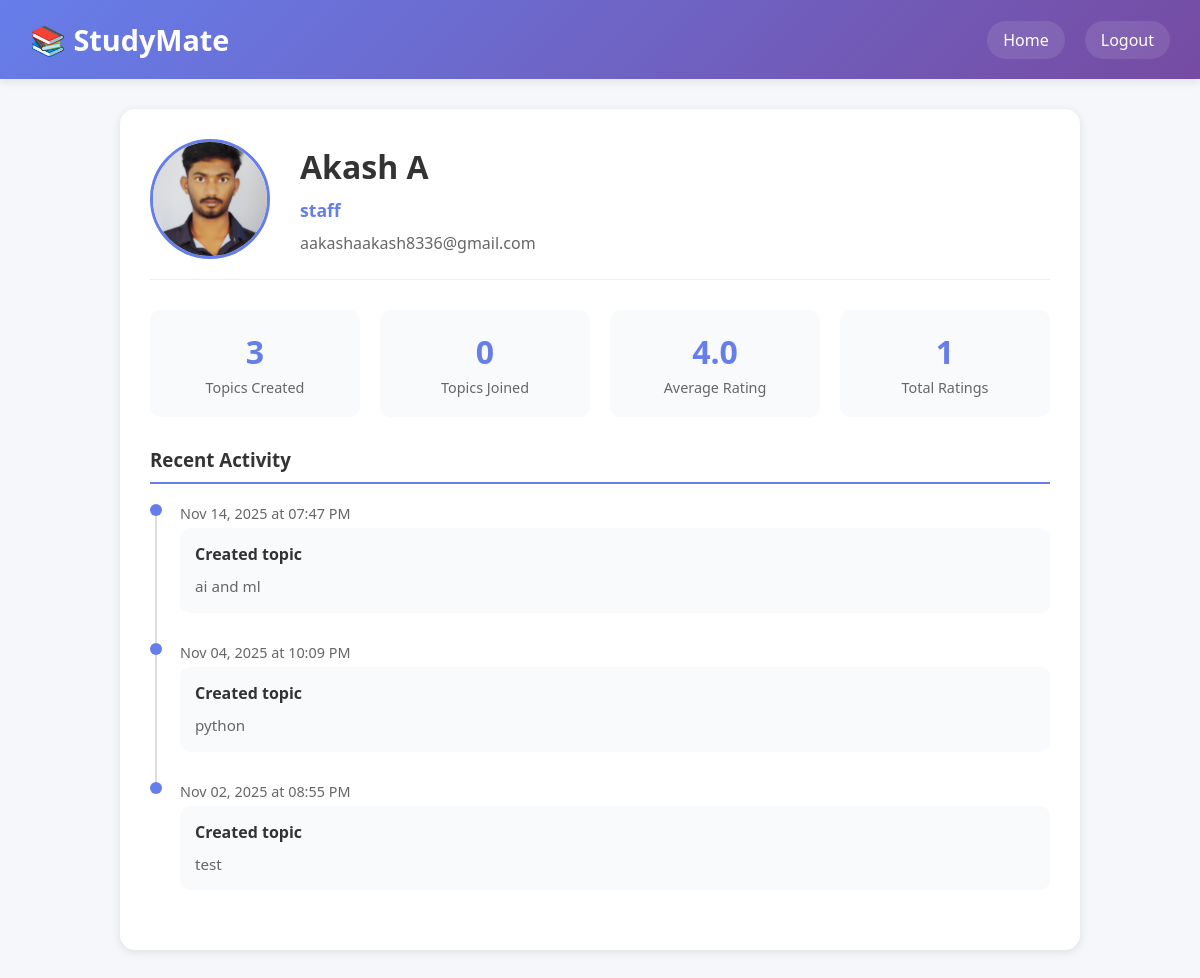
/profile/aakashaakash8336@gmail.com (signed in), run on the app's committed database.
### tables this page shows
CREATE TABLE users (
                id INTEGER PRIMARY KEY AUTOINCREMENT,
                username TEXT UNIQUE NOT NULL,
                password TEXT NOT NULL,
                profession TEXT NOT NULL,
                name TEXT NOT NULL,
                bio TEXT,
                avatar TEXT,
                email_verified INTEGER DEFAULT 0
            , role TEXT NOT NULL DEFAULT 'student', mobile TEXT, mobile_verified INTEGER DEFAULT 0);

CREATE TABLE topics (
                id INTEGER PRIMARY KEY AUTOINCREMENT,
                title TEXT NOT NULL,
                description TEXT NOT NULL,
                duration TEXT NOT NULL,
                created_by INTEGER NOT NULL,
                created_at TIMESTAMP DEFAULT CURRENT_TIMESTAMP,
                scheduled_datetime TEXT,
                category TEXT,
                status TEXT DEFAULT 'active',
                is_archived INTEGER DEFAULT 0,
                FOREIGN KEY (created_by) REFERENCES users(id) ON DELETE CASCADE
            );

### routes/profile.py (the view)
@profile_bp.route('/profile/<username>')
def view_profile(username):
    if 'user' not in session:
        return redirect(url_for('landing'))
    conn = sqlite3.connect(DB_NAME)
    c = conn.cursor()
    c.execute("SELECT * FROM users WHERE username = ?", (username,))
    user_data = c.fetchone()
    if not user_data:
        conn.close()
        return "User not found", 404
    user = {
        'id': user_data[0],
        'username': user_data[1],
        'profession': user_data[3],
        'name': user_data[4]
    }
    stats = {}
    c.execute("SELECT COUNT(*) FROM topics WHERE created_by = ?", (user['id'],))
    stats['topics_created'] = c.fetchone()[0]
    c.execute("SELECT COUNT(*) FROM willingness WHERE user_id = ?", (user['id'],))
    stats['topics_joined'] = c.fetchone()[0]
    c.execute("""
        SELECT ROUND(AVG(r.rating), 2), COUNT(r.id)
        FROM topics t
        LEFT JOIN ratings r ON t.id = r.topic_id
        WHERE t.created_by = ?
    """, (user['id'],))
    avg_rating, total_ratings = c.fetchone()
    stats['avg_rating'] = avg_rating or 0.0
    stats['total_ratings'] = total_ratings or 0
    activities = []
    c.execute("""
        SELECT 'Created topic', title, created_at, id
        FROM topics
        WHERE created_by = ?
        ORDER BY created_at DESC
        LIMIT 5
    """, (user['id'],))
    for action, title, date, topic_id in c.fetchall():
        try:
            dt = datetime.strptime(str(date), '%Y-%m-%d %H:%M:%S')
            friendly_date = dt.strftime('%b %d, %Y at %I:%M %p')
        except:
            friendly_date = str(date)
        activities.append({
            'date': friendly_date,
            'title': action,
            'description': title
        })
    c.execute("""
        SELECT 'Joined topic', t.title, w.created_at, t.id
        FROM willingness w
        JOIN topics t ON w.topic_id = t.id
        WHERE w.user_id = ?
        ORDER BY w.created_at DESC
        LIMIT 5
    """, (user['id'],))
    for action, title, date, topic_id in c.fetchall():
        try:
            dt = datetime.strptime(str(date), '%Y-%m-%d %H:%M:%S')
            friendly_date = dt.strftime('%b %d, %Y at %I:%M %p')
        except:
            friendly_date = str(date)
        activities.append({
            'date': friendly_date,
            'title': action,
            'description': title
        })
    activities.sort(key=lambda x: datetime.strptime(x['date'], '%b %d, %Y at %I:%M %p'), reverse=True)
    activities = activities[:5]  # Keep only 5 most recent
    conn.close()
    is_own_profile = session['user']['username'] == username
    avatar_path = os.path.join(UPLOAD_FOLDER, f"{username}.jpg")
    avatar_url = f"/static/avatars/{username}.jpg" if os.path.exists(avatar_path) else None
    return render_template('profile.html',
                         user=user,
                         stats=stats,
                         activities=activities,
                         is_own_profile=is_own_profile,
                         avatar_url=avatar_url)

### templates/profile.html (shortened to what this page needs)
<!DOCTYPE html>
<html lang="en">
<head>
</head>
<body>
    <div class="header">
        <h2>📚 StudyMate</h2>
        <div class="nav-links">
            <a href="{{ url_for('home') }}" class="nav-link">Home</a>
            <a href="{{ url_for('logout') }}" class="nav-link">Logout</a>
        </div>
    </div>
    <div class="container">
        <div class="profile-card">
            <div class="profile-header">
                <img src="{{ avatar_url or url_for('static', filename='avatars/default.png') }}" alt="Profile Picture" class="avatar">
                <div class="profile-info">
                    <h1>{{ user.name }}</h1>
                    <div class="profession">{{ user.profession }}</div>
                    <p style="color: #666; margin-top: 10px;">{{ user.username }}</p>
                </div>
            </div>
            <div class="stats-grid">
                <div class="stat-card">
                    <div class="number">{{ stats.topics_created }}</div>
                    <div class="label">Topics Created</div>
                </div>
                <div class="stat-card">
                    <div class="number">{{ stats.topics_joined }}</div>
                    <div class="label">Topics Joined</div>
                </div>
                <div class="stat-card">
                    <div class="number">{{ '%.1f'|format(stats.avg_rating|float) }}</div>
                    <div class="label">Average Rating</div>
                </div>
                <div class="stat-card">
                    <div class="number">{{ stats.total_ratings }}</div>
                    <div class="label">Total Ratings</div>
                </div>
            </div>
            <div class="activity-timeline">
                <h3 class="section-title">Recent Activity</h3>
                {% if activities %}
                    {% for activity in activities %}
                    <div class="timeline-item">
                        <div class="timeline-date">{{ activity.date }}</div>
                        <div class="timeline-content">
                            <div class="timeline-title">{{ activity.title }}</div>
                            <div class="timeline-description">{{ activity.description }}</div>
                        </div>
                    </div>
                    {% endfor %}
                {% else %}
                    <p style="color: #666; text-align: center; padding: 20px;">No recent activity</p>
                {% endif %}
            </div>
        </div>
    </div>
</body>
</html>

### templates/profile.html (style rules this page uses)
* { margin: 0; padding: 0; box-sizing: border-box; }
body { font-family: 'Segoe UI', Tahoma, Geneva, Verdana, sans-serif; background: #f5f7fa; min-height: 100vh; }
.header { background: linear-gradient(135deg, #667eea 0%, #764ba2 100%); color: white; padding: 20px 30px; display: flex; justify-content: space-between; align-items: center; box-shadow: 0 2px 10px rgba(0, 0, 0, 0.1); }
.header h2 { font-size: 1.8em; }
.container { max-width: 1000px; margin: 30px auto; padding: 0 20px; }
.profile-card { background: white; border-radius: 15px; padding: 30px; box-shadow: 0 2px 10px rgba(0, 0, 0, 0.1); margin-bottom: 30px; }
.profile-header { display: flex; align-items: center; gap: 30px; margin-bottom: 30px; padding-bottom: 20px; border-bottom: 1px solid #eee; }
.avatar { width: 120px; height: 120px; border-radius: 60px; object-fit: cover; border: 3px solid #667eea; }
.profile-info h1 { color: #333; margin-bottom: 10px; }
.profile-info .profession { color: #667eea; font-size: 1.1em; font-weight: 600; }
.stats-grid { display: grid; grid-template-columns: repeat(auto-fit, minmax(200px, 1fr)); gap: 20px; margin-bottom: 30px; }
.stat-card { background: #f8fafc; padding: 20px; border-radius: 10px; text-align: center; }
.stat-card .number { font-size: 2em; color: #667eea; font-weight: 700; margin-bottom: 5px; }
.stat-card .label { color: #666; font-size: 0.9em; }
.section-title { color: #333; margin-bottom: 20px; padding-bottom: 10px; border-bottom: 2px solid #667eea; }
.activity-timeline { margin-top: 30px; }
.timeline-item { position: relative; padding-left: 30px; margin-bottom: 30px; }
.timeline-item::before { content: ''; position: absolute; left: 0; top: 0; width: 12px; height: 12px; border-radius: 50%; background: #667eea; }
.timeline-item::after { content: ''; position: absolute; left: 5px; top: 12px; width: 2px; height: calc(100% + 18px); background: #ddd; }
.timeline-item:last-child::after { display: none; }
.timeline-date { font-size: 0.9em; color: #666; margin-bottom: 5px; }
.timeline-content { background: #f8fafc; padding: 15px; border-radius: 10px; }
.timeline-title { color: #333; margin-bottom: 10px; font-weight: 600; }
.timeline-description { color: #666; font-size: 0.95em; line-height: 1.5; }
.nav-links { display: flex; gap: 20px; }
.nav-link { color: white; text-decoration: none; padding: 8px 16px; border-radius: 20px; background: rgba(255, 255, 255, 0.1); transition: all 0.3s ease; }

### data on the page
users: name "Akash A", profession "staff", username "aakashaakash8336@gmail.com"
topics: date "Nov 14, 2025 at 07:47 PM", title "Created topic", description "ai and ml"
topics: date "Nov 04, 2025 at 10:09 PM", title "Created topic", description "python"
topics: date "Nov 02, 2025 at 08:55 PM", title "Created topic", description "test"

### other printed values
{{ stats.topics_created }} "3"
{{ stats.topics_joined }} "0"
{{ '%.1f'|format(stats.avg_rating|float) }} "4.0"
{{ stats.total_ratings }} "1"
